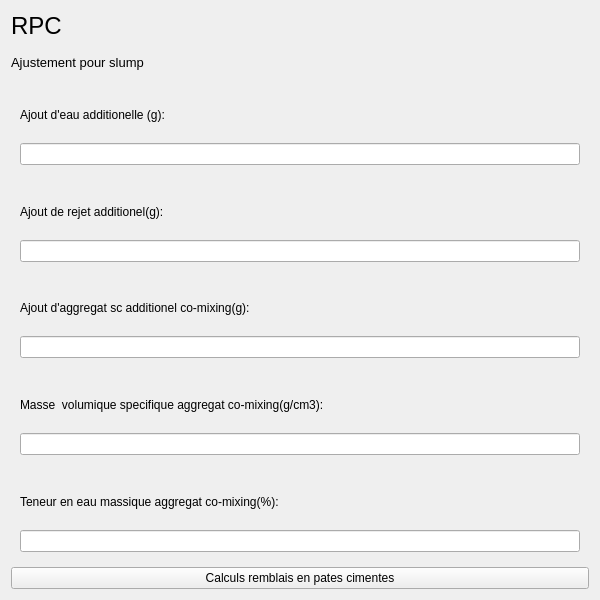
                    <widget class="QWidget" name="scrollAreaWidgetContents_3">
                     <property name="geometry">
                      <rect>
                       <x>0</x>
                       <y>0</y>
                       <width>600</width>
                       <height>600</height>
                      </rect>
                     </property>
                     <layout class="QVBoxLayout" name="verticalLayout_48">
                      <item>
                       <widget class="QLabel" name="label_34">
                        <property name="maximumSize">
                         <size>
                          <width>16777215</width>
                          <height>30</height>
                         </size>
                        </property>
                        <property name="font">
                         <font>
                          <pointsize>18</pointsize>
                         </font>
                        </property>
                        <property name="text">
                         <string>RPC</string>
                        </property>
                       </widget>
                      </item>
                      <item>
                       <widget class="QLabel" name="label_33">
                        <property name="maximumSize">
                         <size>
                          <width>16777215</width>
                          <height>30</height>
                         </size>
                        </property>
                        <property name="font">
                         <font>
                          <pointsize>10</pointsize>
                         </font>
                        </property>
                        <property name="text">
                         <string>Ajustement pour slump</string>
                        </property>
                       </widget>
                      </item>
                      <item>
                       <widget class="QWidget" name="widget_30" native="true">
                        <layout class="QVBoxLayout" name="verticalLayout_49">
                         <item>
                          <widget class="QLabel" name="label_35">
                           <property name="text">
                            <string>Ajout d'eau additionelle (g):</string>
                           </property>
                          </widget>
                         </item>
                         <item>
                          <widget class="QLineEdit" name="lineEdit_17"/>
                         </item>
                        </layout>
                       </widget>
                      </item>
                      <item>
                       <widget class="QWidget" name="widget_31" native="true">
                        <layout class="QVBoxLayout" name="verticalLayout_50">
                         <item>
                          <widget class="QLabel" name="label_36">
                           <property name="text">
                            <string>Ajout de rejet additionel(g):</string>
                           </property>
                          </widget>
                         </item>
                         <item>
                          <widget class="QLineEdit" name="lineEdit_18"/>
                         </item>
                        </layout>
                       </widget>
                      </item>
                      <item>
                       <widget class="QWidget" name="widget_32" native="true">
                        <layout class="QVBoxLayout" name="verticalLayout_51">
                         <item>
                          <widget class="QLabel" name="label_37">
                           <property name="text">
                            <string>Ajout d'aggregat sc additionel co-mixing(g):</string>
                           </property>
                          </widget>
                         </item>
                         <item>
                          <widget class="QLineEdit" name="lineEdit_19"/>
                         </item>
                        </layout>
                       </widget>
                      </item>
                      <item>
                       <widget class="QWidget" name="widget_33" native="true">
                        <layout class="QVBoxLayout" name="verticalLayout_52">
                         <item>
                          <widget class="QLabel" name="label_38">
                           <property name="text">
                            <string>Masse  volumique specifique aggregat co-mixing(g/cm3):</string>
                           </property>
                          </widget>
                         </item>
                         <item>
                          <widget class="QLineEdit" name="lineEdit_20"/>
                         </item>
                        </layout>
                       </widget>
                      </item>
                      <item>
                       <widget class="QWidget" name="widget_34" native="true">
                        <layout class="QVBoxLayout" name="verticalLayout_53">
                         <item>
                          <widget class="QLabel" name="label_39">
                           <property name="text">
                            <string>Teneur en eau massique aggregat co-mixing(%):</string>
                           </property>
                          </widget>
                         </item>
                         <item>
                          <widget class="QLineEdit" name="lineEdit_21"/>
                         </item>
                        </layout>
                       </widget>
                      </item>
                      <item>
                       <widget class="QPushButton" name="pushButton_14">
                        <property name="text">
                         <string>Calculs remblais en pates cimentes</string>
                        </property>
                       </widget>
                      </item>
                     </layout>
                    </widget>
